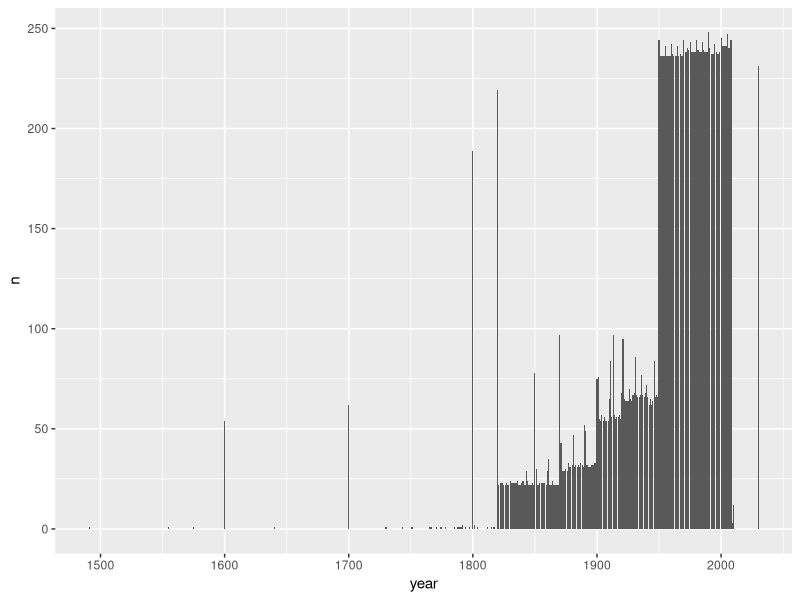
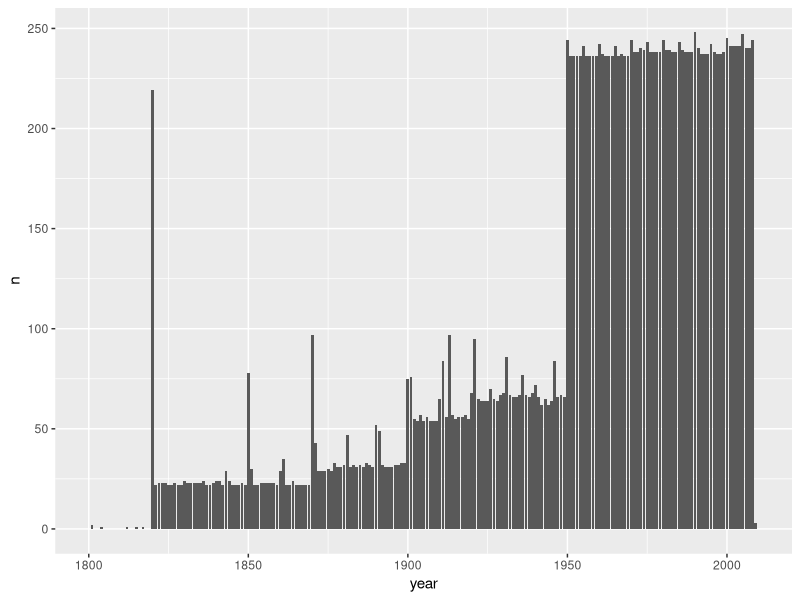
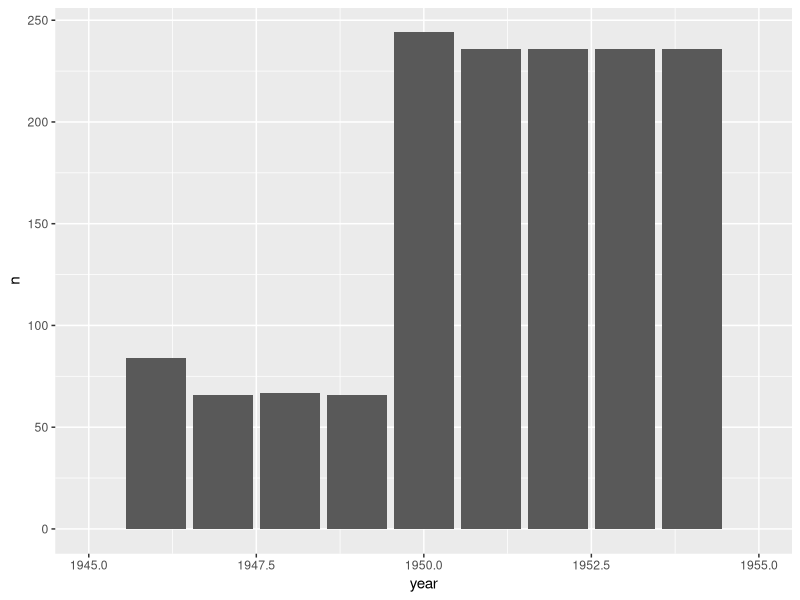
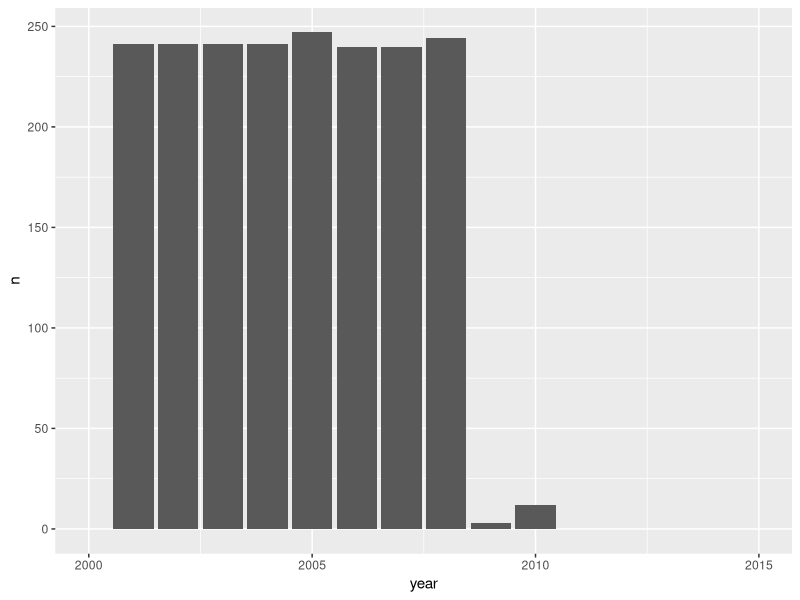

These charts were generated, in order, by the following R code:
library(readxl)
library(dplyr)
library(ggplot2)
library(readr)

## extract the population data

## this is the Excel file downloaded 2008-10-08 from gapminder.org
pop_xls <- read_excel("xls/gapdata003.xls")
## I get the DEFINEDNAME THING described here
## https://github.com/hadley/readxl/issues/82#issuecomment-166767220
## and also a crapton of warnings due to variables seeming to be ... numeric and
## then having text in them --> ignore because I drop those variables

pop_xls %>% str
## 2015: 20455 obs. of  10 variables (switched to readxl)
## 2014: 20455 obs. of  12 variables
## 2010 cleaning code comment: 22903 obs. of  10 variables <-- huh?
## Note: I did not use gdata::read.xls() in 2010; rather, I exported a text file
## from Excel 'by hand'.
pop_xls %>% head

## get rid of vars I will not use; rename vars I keep
pop_raw <- pop_xls %>%
  select(country = Area, year = Year, pop = Population)
pop_raw %>% str
# Classes ‘tbl_df’, ‘tbl’ and 'data.frame':	20455 obs. of  3 variables:
# $ country: chr  "Afghanistan" "Afghanistan" "Afghanistan" "Afghanistan" ...
# $ year   : num  1800 1820 1870 1913 1950 ...
# $ pop    : num  3280000 3280000 4207000 5730000 8150368 ...

## focus on the years where most of the data is
summary(pop_raw$year)
# Min. 1st Qu.  Median    Mean 3rd Qu.    Max. 
# 1491    1935    1967    1953    1988    2030 
## AHA! In 2010, this also included 2448 NA's.
## 20455 + 2448 = 22903
## Mystery of the rows solved.
year_freq <- pop_raw %>%
  count(year)

(p <- ggplot(year_freq, aes(x = year, y = n)) +
   geom_bar(stat = "identity"))
p + xlim(c(1800, 2010))
p + xlim(c(1945, 1955)) # huge increase at 1950
p + xlim(c(2000, 2015)) # huge drop at 2009 (data contains some extrapolation)

## keep data from 1950 to 2008
year_min <- 1950
year_max <- 2008
pop_raw <- pop_raw %>%
  filter(year %>% between(year_min, year_max))
str(pop_raw)                             # 14105 obs. of  3 variables:
# Classes ‘tbl_df’, ‘tbl’ and 'data.frame':	14105 obs. of  3 variables:
# $ country: chr  "Afghanistan" "Afghanistan" "Afghanistan" "Afghanistan" ...
# $ year   : num  1950 1951 1952 1953 1954 ...
# $ pop    : num  8150368 8284473 8425333 8573217 8728408 ...

## save for now
write_tsv(pop_raw, "01_pop.tsv")
